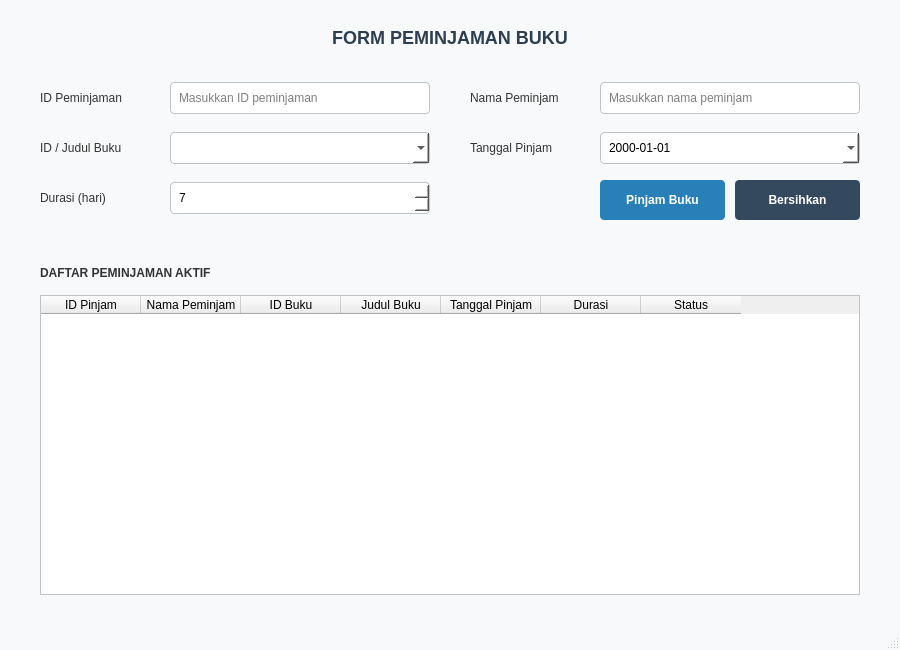
<?xml version="1.0" encoding="UTF-8"?>
<ui version="4.0">
 <class>PinjamBuku</class>
 <widget class="QMainWindow" name="PinjamBuku">
  <property name="geometry">
   <rect><x>0</x><y>0</y><width>900</width><height>650</height></rect>
  </property>
  <property name="windowTitle">
   <string>Form Peminjaman Buku</string>
  </property>
  <property name="styleSheet">
   <string notr="true">QMainWindow {
    background-color: #F8F9FA;
}
QLabel#lblTitle {
    font-size: 18px;
    font-weight: bold;
    color: #2C3E50;
}
QLabel {
    font-size: 12px;
    color: #333;
}
QLineEdit, QComboBox, QDateEdit, QSpinBox {
    padding: 6px;
    border: 1px solid #BDC3C7;
    border-radius: 4px;
    background-color: white;
}
QLineEdit:focus, QComboBox:focus, QDateEdit:focus, QSpinBox:focus {
    border: 1px solid #3498DB;
}
QPushButton {
    background-color: #34495E;
    color: white;
    border: none;
    border-radius: 4px;
    padding: 8px 15px;
    font-weight: bold;
}
QPushButton:hover {
    background-color: #415B76;
}
QPushButton#btnPinjam {
    background-color: #2980B9;
}
QPushButton#btnPinjam:hover {
    background-color: #3498DB;
}
QTableWidget {
    background-color: white;
    border: 1px solid #BDC3C7;
    gridline-color: #ECF0F1;
}</string>
  </property>
  <widget class="QWidget" name="centralwidget">
   <widget class="QLabel" name="lblTitle">
    <property name="geometry"><rect><x>30</x><y>20</y><width>840</width><height>35</height></rect></property>
    <property name="text"><string>FORM PEMINJAMAN BUKU</string></property>
    <property name="alignment"><set>Qt::AlignCenter</set></property>
   </widget>
   <widget class="QLabel" name="lblIdPinjam">
    <property name="geometry"><rect><x>40</x><y>85</y><width>120</width><height>25</height></rect></property>
    <property name="text"><string>ID Peminjaman</string></property>
   </widget>
   <widget class="QLineEdit" name="txtIdPinjam">
    <property name="geometry"><rect><x>170</x><y>82</y><width>260</width><height>32</height></rect></property>
    <property name="placeholderText"><string>Masukkan ID peminjaman</string></property>
   </widget>
   <widget class="QLabel" name="lblNamaPeminjam">
    <property name="geometry"><rect><x>470</x><y>85</y><width>120</width><height>25</height></rect></property>
    <property name="text"><string>Nama Peminjam</string></property>
   </widget>
   <widget class="QLineEdit" name="txtNamaPeminjam">
    <property name="geometry"><rect><x>600</x><y>82</y><width>260</width><height>32</height></rect></property>
    <property name="placeholderText"><string>Masukkan nama peminjam</string></property>
   </widget>
   <widget class="QLabel" name="lblIdBuku">
    <property name="geometry"><rect><x>40</x><y>135</y><width>120</width><height>25</height></rect></property>
    <property name="text"><string>ID / Judul Buku</string></property>
   </widget>
   <widget class="QComboBox" name="cmbIdBuku">
    <property name="geometry"><rect><x>170</x><y>132</y><width>260</width><height>32</height></rect></property>
   </widget>
   <widget class="QLabel" name="lblTanggalPinjam">
    <property name="geometry"><rect><x>470</x><y>135</y><width>120</width><height>25</height></rect></property>
    <property name="text"><string>Tanggal Pinjam</string></property>
   </widget>
   <widget class="QDateEdit" name="dateTanggalPinjam">
    <property name="geometry"><rect><x>600</x><y>132</y><width>260</width><height>32</height></rect></property>
    <property name="calendarPopup"><bool>true</bool></property>
    <property name="displayFormat"><string>yyyy-MM-dd</string></property>
   </widget>
   <widget class="QLabel" name="lblDurasi">
    <property name="geometry"><rect><x>40</x><y>185</y><width>120</width><height>25</height></rect></property>
    <property name="text"><string>Durasi (hari)</string></property>
   </widget>
   <widget class="QSpinBox" name="spinDurasi">
    <property name="geometry"><rect><x>170</x><y>182</y><width>260</width><height>32</height></rect></property>
    <property name="minimum"><number>1</number></property>
    <property name="maximum"><number>365</number></property>
    <property name="value"><number>7</number></property>
   </widget>
   <widget class="QPushButton" name="btnPinjam">
    <property name="geometry"><rect><x>600</x><y>180</y><width>125</width><height>40</height></rect></property>
    <property name="text"><string>Pinjam Buku</string></property>
   </widget>
   <widget class="QPushButton" name="btnBersihkan">
    <property name="geometry"><rect><x>735</x><y>180</y><width>125</width><height>40</height></rect></property>
    <property name="text"><string>Bersihkan</string></property>
   </widget>
   <widget class="QLabel" name="lblDaftarPeminjaman">
    <property name="geometry"><rect><x>40</x><y>260</y><width>300</width><height>25</height></rect></property>
    <property name="text"><string>DAFTAR PEMINJAMAN AKTIF</string></property>
    <property name="font"><font><weight>75</weight><bold>true</bold></font></property>
   </widget>
   <widget class="QTableWidget" name="tablePeminjaman">
    <property name="geometry"><rect><x>40</x><y>295</y><width>820</width><height>300</height></rect></property>
    <property name="columnCount"><number>7</number></property>
    <property name="rowCount"><number>0</number></property>
    <column><property name="text"><string>ID Pinjam</string></property></column>
    <column><property name="text"><string>Nama Peminjam</string></property></column>
    <column><property name="text"><string>ID Buku</string></property></column>
    <column><property name="text"><string>Judul Buku</string></property></column>
    <column><property name="text"><string>Tanggal Pinjam</string></property></column>
    <column><property name="text"><string>Durasi</string></property></column>
    <column><property name="text"><string>Status</string></property></column>
   </widget>
  </widget>
  <widget class="QMenuBar" name="menubar">
   <property name="geometry"><rect><x>0</x><y>0</y><width>900</width><height>22</height></rect></property>
  </widget>
  <widget class="QStatusBar" name="statusbar"/>
 </widget>
 <resources/>
 <connections/>
</ui>
